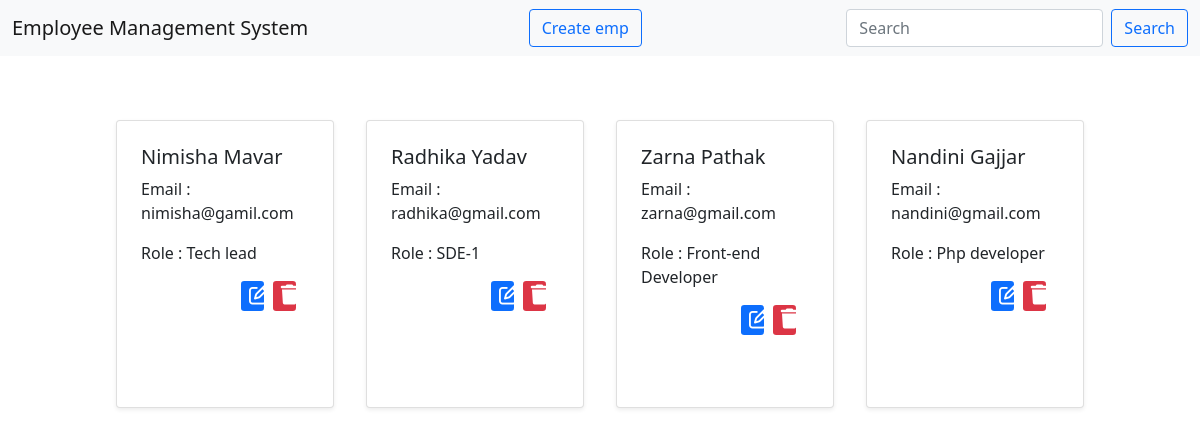
The app's page /, older data.
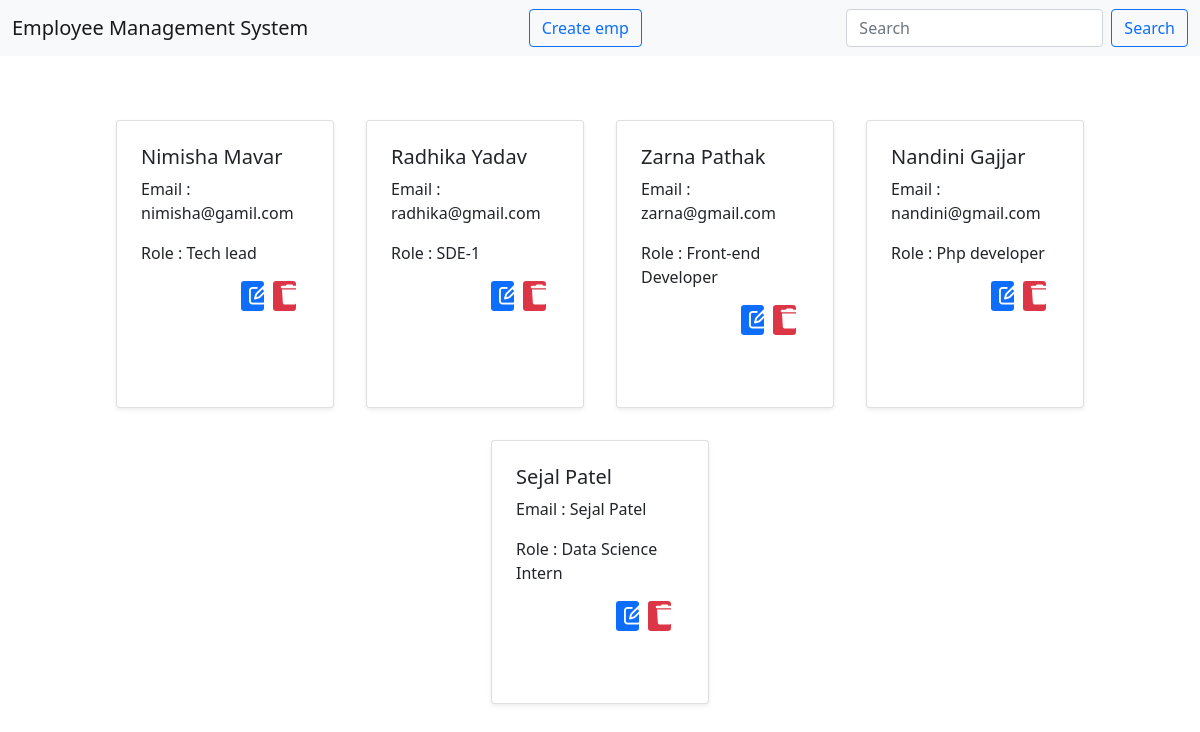
The same page, newer data.
### CRUD/models.py (models this page shows, shortened)
class Employee(models.Model):
    name=models.CharField(max_length=100,verbose_name="Employee name")
    email=models.EmailField(max_length=277,verbose_name="Employee email")
    role=models.CharField(max_length=50)

### CRUD/views.py (the view, shortened to what this page needs)
# urls.py: path('',views.home,name="home")
def home(request):
    emps=Employee.objects.all()
    context={
        "Employees":emps
    }
    return render(request,'index.html',context)

### templates/index.html (shortened to what this page needs)
<!DOCTYPE html>
<html>
  <head>
    <link
      href="https://cdn.jsdelivr.net/npm/bootstrap@5.0.2/dist/css/bootstrap.min.css"
      rel="stylesheet"
    />
    <link
      rel="stylesheet"
      href="https://cdnjs.cloudflare.com/ajax/libs/font-awesome/6.5.2/css/all.min.css"
    />
  </head>
  <body>
    <nav class="navbar navbar-light bg-light">
      <div class="container-fluid">
        <a class="navbar-brand">Employee Management System</a>
        <button class="btn btn-outline-primary text-right"  type="button" data-bs-toggle="modal" data-bs-target="#createModal">Create emp</button>
        <form class="d-flex" method="post">
          <input
            class="form-control me-2"
            type="search"
            placeholder="Search"
            aria-label="Search"
            name="searchQuery"
          />
          <button class="btn btn-outline-primary" type="submit" name="search">Search</button>
        </form>
      </div>
    </nav>
    <br/></br>
    <div class="row mx-auto justify-content-center col-lg-10">
    {% for Employee in Employees %}
      <div class="col-lg-3 p-3">
        <div class="card h-100 card h-100 shadow-sm p-2 mb-5 bg-body rounded">
          <div class="card-body">
            <h5 class="card-title">{{Employee.name}}</h5>
            <p class="card-text">
              Email : {{Employee.email}}
            </p>
            <p class="card-text">
              Role : {{Employee.role}}
            </p>
            <div class="row">
                <div class="col-lg-3"></div>
                <div class="col-lg-4"></div>
                <div class="col-lg-5 row">
                    <div class="col-lg-5 btn-sm btn-primary" type="button" data-bs-toggle="modal" data-bs-target="#UpdateModal{{Employee.id}}"><i class="fa-regular fa-pen-to-square fs-5"></i></div>
                    <div class="col-lg-5 btn-sm btn-danger" type="button" data-bs-toggle="modal" data-bs-target="#DeleteModal{{Employee.id}}"><i class="fa-solid fa-trash fs-5"></i></div>
                </div>
            </div>
          </div>
        </div>
      </div>
    {% endfor %}
    </div>
  </body>
</html>

Row changes from the older to the newer data that the page shows:
added Employee: name "Sejal Patel", email "Sejal Patel", role "Data Science Intern"
